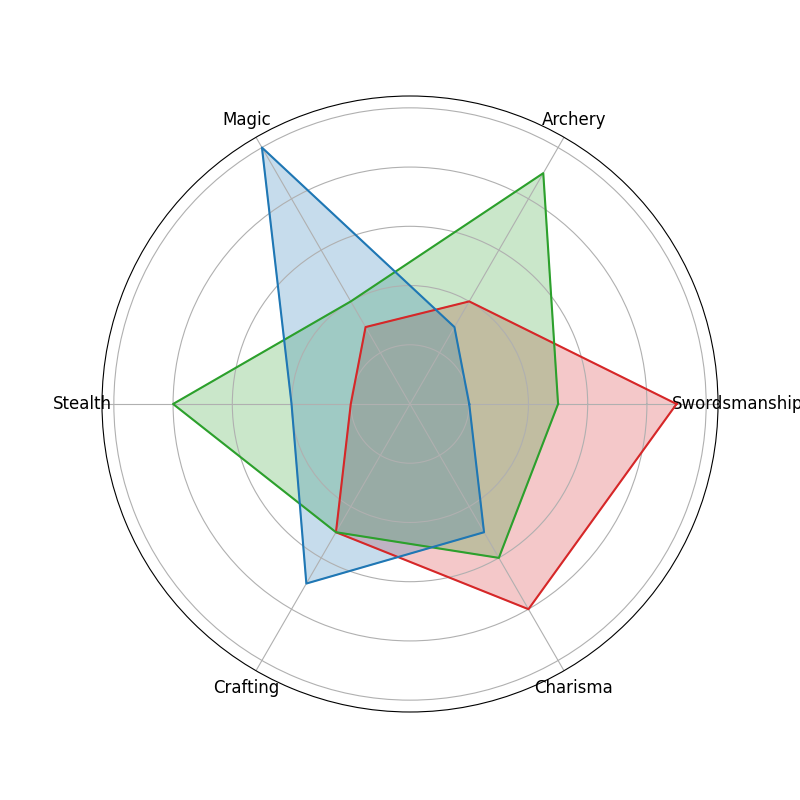

The script that drew this image:
import matplotlib.pyplot as plt
import numpy as np

skills = ['Swordsmanship', 'Archery', 'Magic', 'Stealth', 'Crafting', 'Charisma']
num_skills = len(skills)

knight_skills = [9, 4, 3, 2, 5, 8]
archer_skills = [5, 9, 4, 8, 5, 6]
mage_skills = [2, 3, 10, 4, 7, 5]

# Calculate angles for each skill
angles = np.linspace(0, 2 * np.pi, num_skills, endpoint=False).tolist()

# Complete the loop for the radar chart
knight_skills += knight_skills[:1]
archer_skills += archer_skills[:1]
mage_skills += mage_skills[:1]
angles += angles[:1]

fig, ax = plt.subplots(figsize=(8, 8), subplot_kw=dict(polar=True))

# Fill and plot for knight
ax.fill(angles, knight_skills, color='tab:red', alpha=0.25)
ax.plot(angles, knight_skills, color='tab:red', linewidth=1.5)

# Fill and plot for archer
ax.fill(angles, archer_skills, color='tab:green', alpha=0.25)
ax.plot(angles, archer_skills, color='tab:green', linewidth=1.5)

# Fill and plot for mage
ax.fill(angles, mage_skills, color='tab:blue', alpha=0.25)
ax.plot(angles, mage_skills, color='tab:blue', linewidth=1.5)

# Remove y-ticks and set x-ticks
ax.set_yticklabels([])
ax.set_xticks(angles[:-1])
ax.set_xticklabels(skills, fontsize=12)

plt.show()
